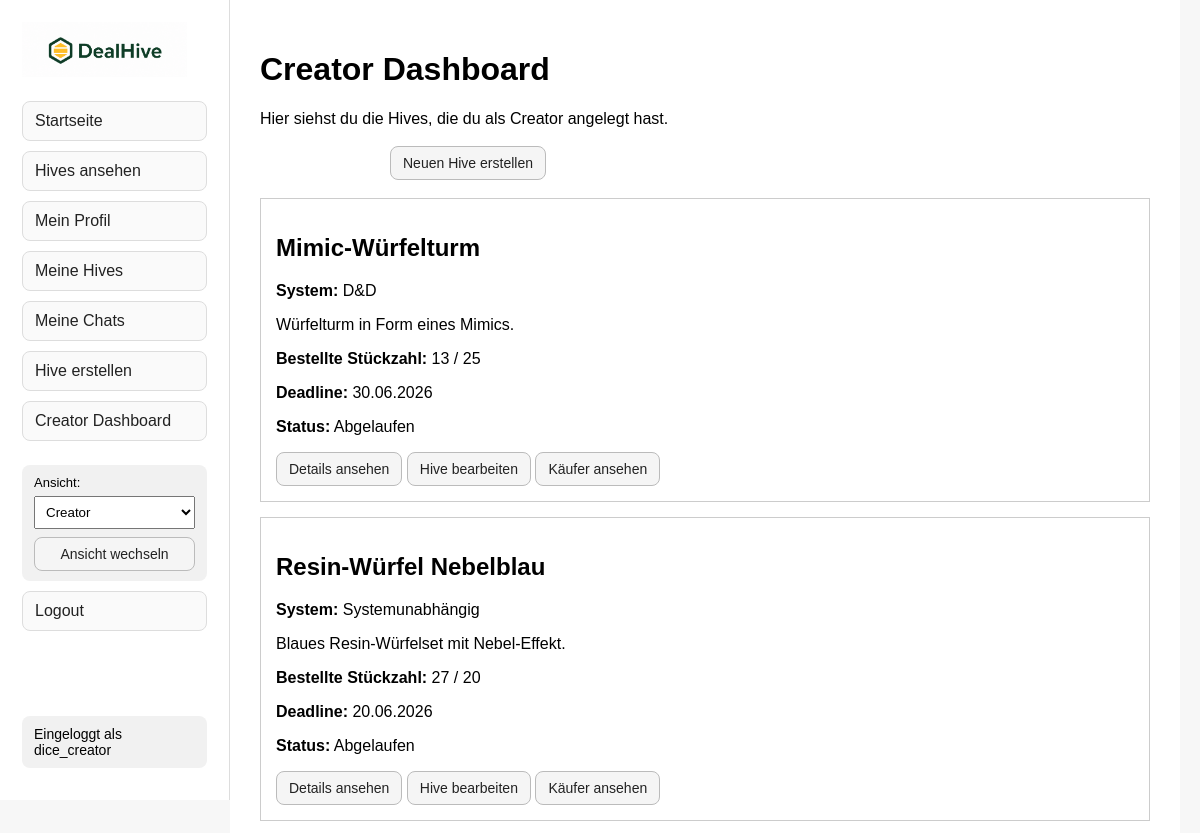
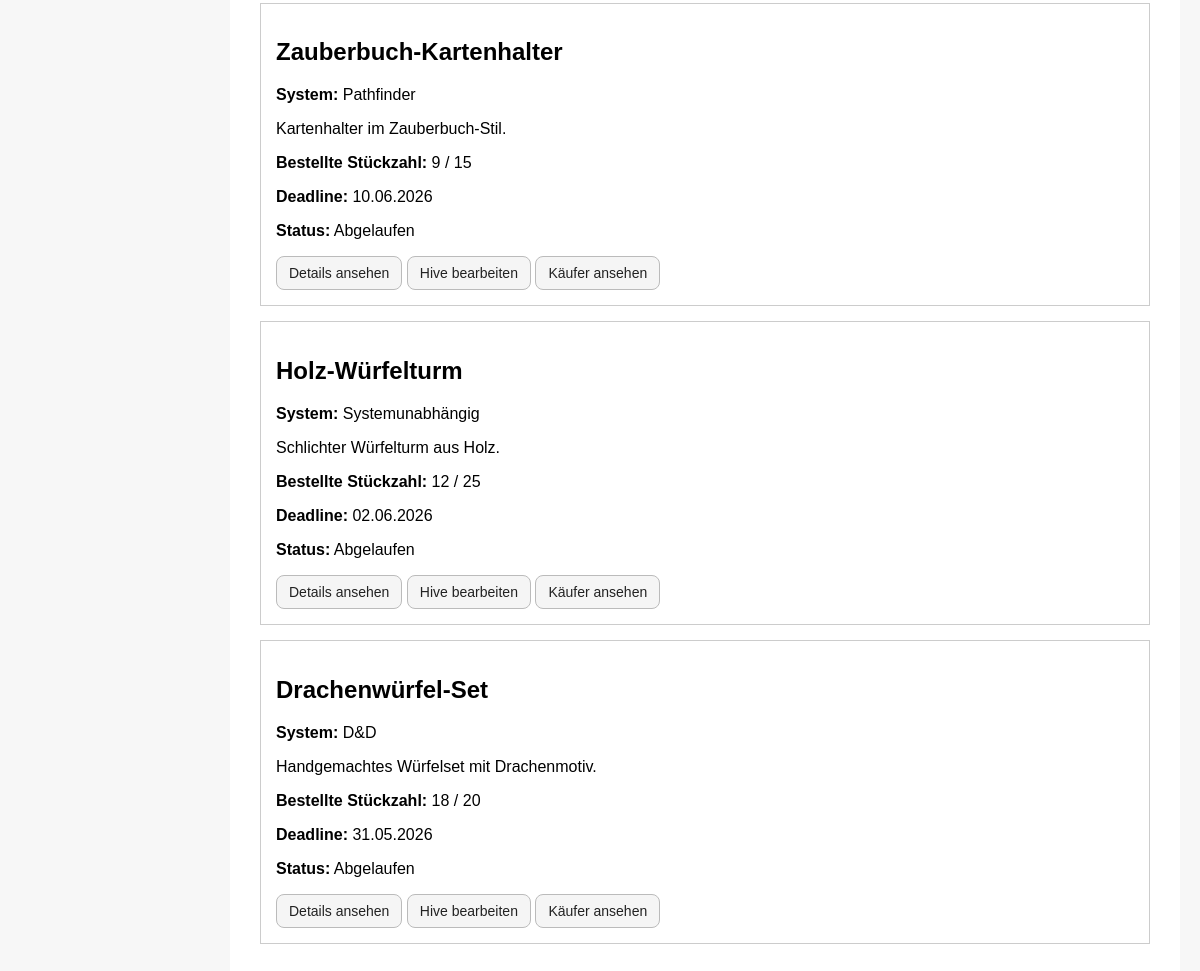
Page /creator/dashboard (signed in) on the earlier database version (2 pictures, top to bottom).
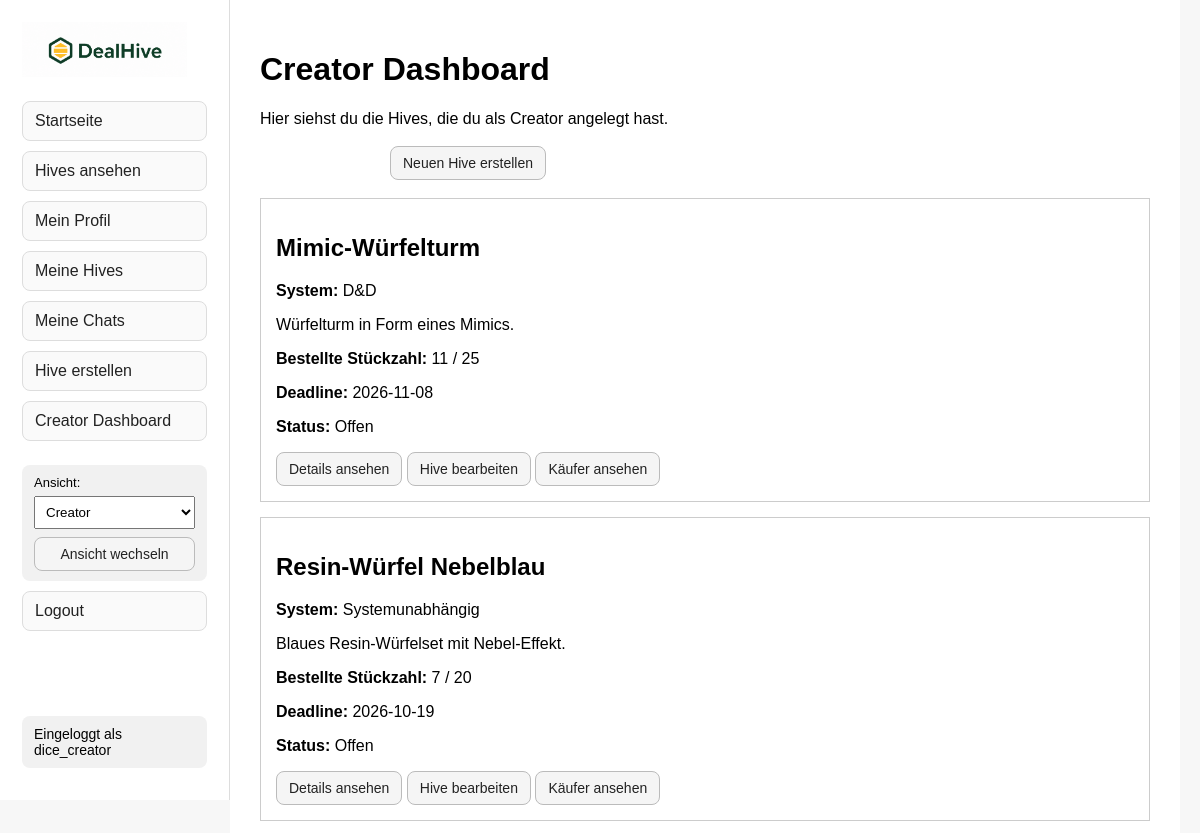
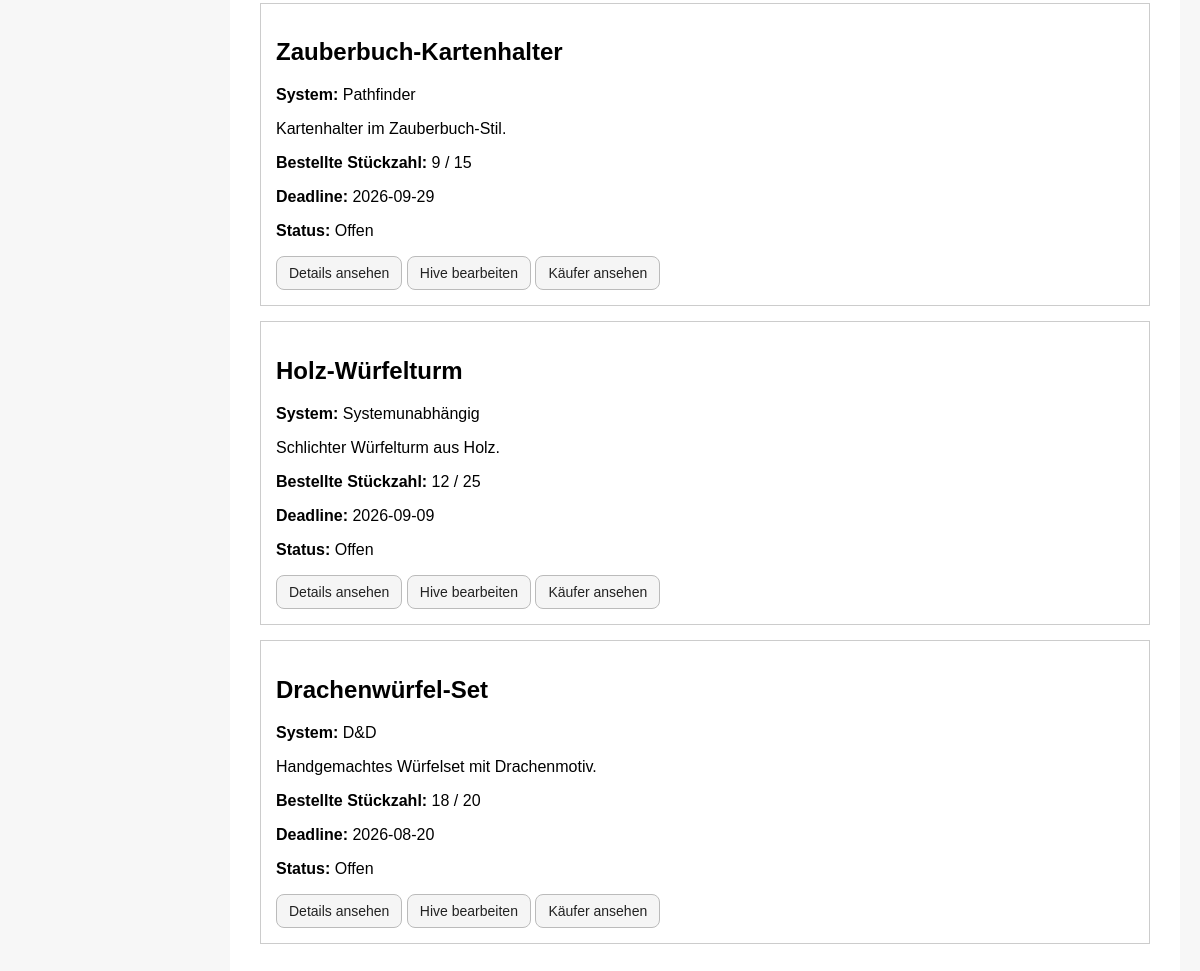
Same page on the later database version (2 pictures, top to bottom).
### tables this page shows
CREATE TABLE user_hives (
            id INTEGER PRIMARY KEY AUTOINCREMENT,
            user_id INTEGER NOT NULL,
            hive_id INTEGER NOT NULL,
            relation_type TEXT NOT NULL,
            quantity INTEGER NOT NULL DEFAULT 1,
            FOREIGN KEY (user_id) REFERENCES users(id),
            FOREIGN KEY (hive_id) REFERENCES hives(id),
            UNIQUE(user_id, hive_id, relation_type)
        );

CREATE TABLE hives (
            id INTEGER PRIMARY KEY AUTOINCREMENT,
            title TEXT NOT NULL,
            game_system TEXT NOT NULL,
            short_description TEXT NOT NULL,
            description TEXT NOT NULL,
            deadline TEXT NOT NULL,
            current_participants INTEGER NOT NULL DEFAULT 0,
            min_participants INTEGER NOT NULL,
            base_price REAL NOT NULL DEFAULT 0.0
        );

### creator_routes.py (the view)
    @app.route("/creator/dashboard")
    def creator_dashboard():
        if session.get("user_id") is None:
            return redirect("/login")
        if session.get("role") != "creator":
            return redirect("/")
        hives = get_hives_for_user(
            session["user_id"],
            "creator"
        )
        hives_with_status = []
        for hive in hives:
            hive_data = dict(hive)
            hive_data["status"] = get_hive_status(
                hive["deadline"],
                hive["current_participants"],
                hive["min_participants"]
            )
            hives_with_status.append(hive_data)
        return render_template(
            "creator_dashboard.html",
            hives=hives_with_status
        )

### database.py (called while the page is built)
def parse_deadline(deadline_value):
    try:
        return date.fromisoformat(deadline_value)
    except (TypeError, ValueError):
        return None

def is_deadline_expired(deadline_value):
    parsed_deadline = parse_deadline(deadline_value)
    if parsed_deadline is None:
        return True
    return parsed_deadline < date.today()

def get_hive_status(
    deadline_value,
    current_quantity,
    minimum_quantity
):
    if is_deadline_expired(deadline_value):
        return "Abgelaufen"
    if current_quantity >= minimum_quantity:
        return "Mindestmenge erreicht"
    return "Offen"

def get_connection():
    connection = sqlite3.connect(DATABASE_PATH)
    connection.row_factory = sqlite3.Row
    connection.execute("PRAGMA foreign_keys = ON")
    return connection

### templates/creator_dashboard.html
{% extends "layout.html" %}
{% block content %}
    <h1>Creator Dashboard</h1>
    <p>
        Hier siehst du die Hives, die du als Creator angelegt hast.
    </p>
    <div class="form-actions">
        <a class="button-link" href="/creator/hives/new">
            Neuen Hive erstellen
        </a>
    </div>
    <br>
    {% if hives %}
        {% for hive in hives %}
            <section style="border: 1px solid #ccc; padding: 15px; margin-bottom: 15px;">
                <h2>{{ hive["title"] }}</h2>
                <p>
                    <strong>System:</strong>
                    {{ hive["game_system"] }}
                </p>
                <p>
                    {{ hive["short_description"] }}
                </p>
                <p>
                    <strong>Bestellte Stückzahl:</strong>
                    {{ hive["current_participants"] }} / {{ hive["min_participants"] }}
                </p>
                <p>
                    <strong>Deadline:</strong>
                    {{ hive["deadline"] }}
                </p>
                                <p>
                    <strong>Status:</strong>
                    {{ hive["status"] }}
                </p>
                <div class="hive-actions">
                    <a class="button-link" href="/hives/{{ hive['id'] }}">
                        Details ansehen
                    </a>
                    <a class="button-link" href="/creator/hives/{{ hive['id'] }}/edit">
                        Hive bearbeiten
                    </a>
                    <a class="button-link" href="/creator/hives/{{ hive['id'] }}/buyers">
                        Käufer ansehen
                    </a>
                </div>
            </section>
        {% endfor %}
    {% else %}
        <p>Du hast aktuell noch keine Hives erstellt.</p>
    {% endif %}
{% endblock %}

### templates/layout.html (shortened to what this page needs)
<!DOCTYPE html>
<html lang="de">
<head>
</head>
<body>
    <div class="page-wrapper">
        {% include "partials/sidebar.html" %}
        <main class="content-area">
            {% block content %}
            {% endblock %}
        </main>
    </div>
</body>
</html>

### templates/partials/sidebar.html (shortened to what this page needs)
<aside class="sidebar">
    <a href="/">
        <img
            src="{{ url_for('static', filename='images/dealhive-logo.png') }}"
            alt="DealHive Logo"
            class="sidebar-logo"
            style="width: 165px; height: auto;"
        >
    </a>
    <nav>
        <ul class="sidebar-nav">
            <li>
                <a class="sidebar-link" href="/">Startseite</a>
            </li>
            <li>
                <a class="sidebar-link" href="/hives">Hives ansehen</a>
            </li>
            {% if session.get("user_id") %}
                <li>
                    <a class="sidebar-link" href="/profile">Mein Profil</a>
                </li>
                <li>
                    <a class="sidebar-link" href="/my-hives">Meine Hives</a>
                </li>
                <li>
                    <a class="sidebar-link" href="/my-chats">Meine Chats</a>
                </li>
                {% if session.get("role") == "creator" %}
                    <li>
                        <a class="sidebar-link" href="/creator/hives/new">Hive erstellen</a>
                    </li>
                    <li>
                        <a class="sidebar-link" href="/creator/dashboard">Creator Dashboard</a>
                    </li>
                {% endif %}
                <li class="sidebar-info">
                    <form method="POST" action="/session/role" class="role-switch-form">
                        <label for="role-switch">Ansicht:</label>
                        <select id="role-switch" name="role">
                            <option value="creator" {% if session.get("role") == "creator" %}selected{% endif %}>
                                Creator
                            </option>
                        </select>
                        <button type="submit" style="margin-top: 8px; width: 100%;">
                            Ansicht wechseln
                        </button>
                    </form>
                </li>
                <li>
                    <a class="sidebar-link" href="/logout">Logout</a>
                </li>
                <li class="sidebar-info sidebar-bottom-info">
                    Eingeloggt als {{ session.get("username") }}
                </li>
            {% endif %}
        </ul>
    </nav>
</aside>

### templates/layout.html (style rules this page uses)
body { margin: 0; font-family: Arial, sans-serif; background-color: #f7f7f7; }
.page-wrapper { display: flex; min-height: 100vh; }
.sidebar { width: 230px; min-width: 230px; height: 100vh; position: sticky; top: 0; padding: 22px; border-right: 1px solid #ddd; background-color: #ffffff; box-sizing: border-box; display: flex; flex-direction: column; }
.sidebar-logo { width: 165px; max-width: 100%; height: auto; display: block; margin-bottom: 24px; }
.sidebar nav { flex: 1; display: flex; }
.sidebar-nav { list-style: none; padding-left: 0; margin: 0; display: flex; flex-direction: column; flex: 1; width: 100%; }
.sidebar-nav li { margin-bottom: 10px; }
.sidebar-link { display: block; padding: 10px 12px; border: 1px solid #ddd; border-radius: 8px; text-decoration: none; color: #222; background-color: #fafafa; }
.sidebar-info { margin: 14px 0; padding: 10px 12px; border-radius: 8px; background-color: #f1f1f1; font-size: 14px; }
.sidebar-bottom-info { margin-top: auto; margin-bottom: 0; }
.role-switch-form { margin: 0; }
.role-switch-form label { display: block; margin-bottom: 6px; font-size: 13px; }
.role-switch-form select { width: 100%; padding: 7px; box-sizing: border-box; }
.content-area { padding: 30px; max-width: 950px; width: 100%; box-sizing: border-box; background-color: #ffffff; min-height: 100vh; }
.form-actions { margin-left: 130px; margin-top: 18px; }
button, .button-link { display: inline-block; padding: 8px 12px; border: 1px solid #bbb; border-radius: 8px; background-color: #f5f5f5; color: #222; text-decoration: none; font-size: 14px; cursor: pointer; box-sizing: border-box; }
.hive-actions { margin-top: 14px; }

Differences in the rows shown:
changed through a linked row, user_hives "Mimic-Würfelturm": current_participants "13" → "11"; deadline "30.06.2026" → "2026-11-08"; status "Abgelaufen" → "Offen"
changed through a linked row, user_hives "Resin-Würfel Nebelblau": current_participants "27" → "7"; deadline "20.06.2026" → "2026-10-19"; status "Abgelaufen" → "Offen"
changed through a linked row, user_hives "Zauberbuch-Kartenhalter": deadline "10.06.2026" → "2026-09-29"; status "Abgelaufen" → "Offen"
changed through a linked row, user_hives "Holz-Würfelturm": deadline "02.06.2026" → "2026-09-09"; status "Abgelaufen" → "Offen"
changed through a linked row, user_hives "Drachenwürfel-Set": deadline "31.05.2026" → "2026-08-20"; status "Abgelaufen" → "Offen"
